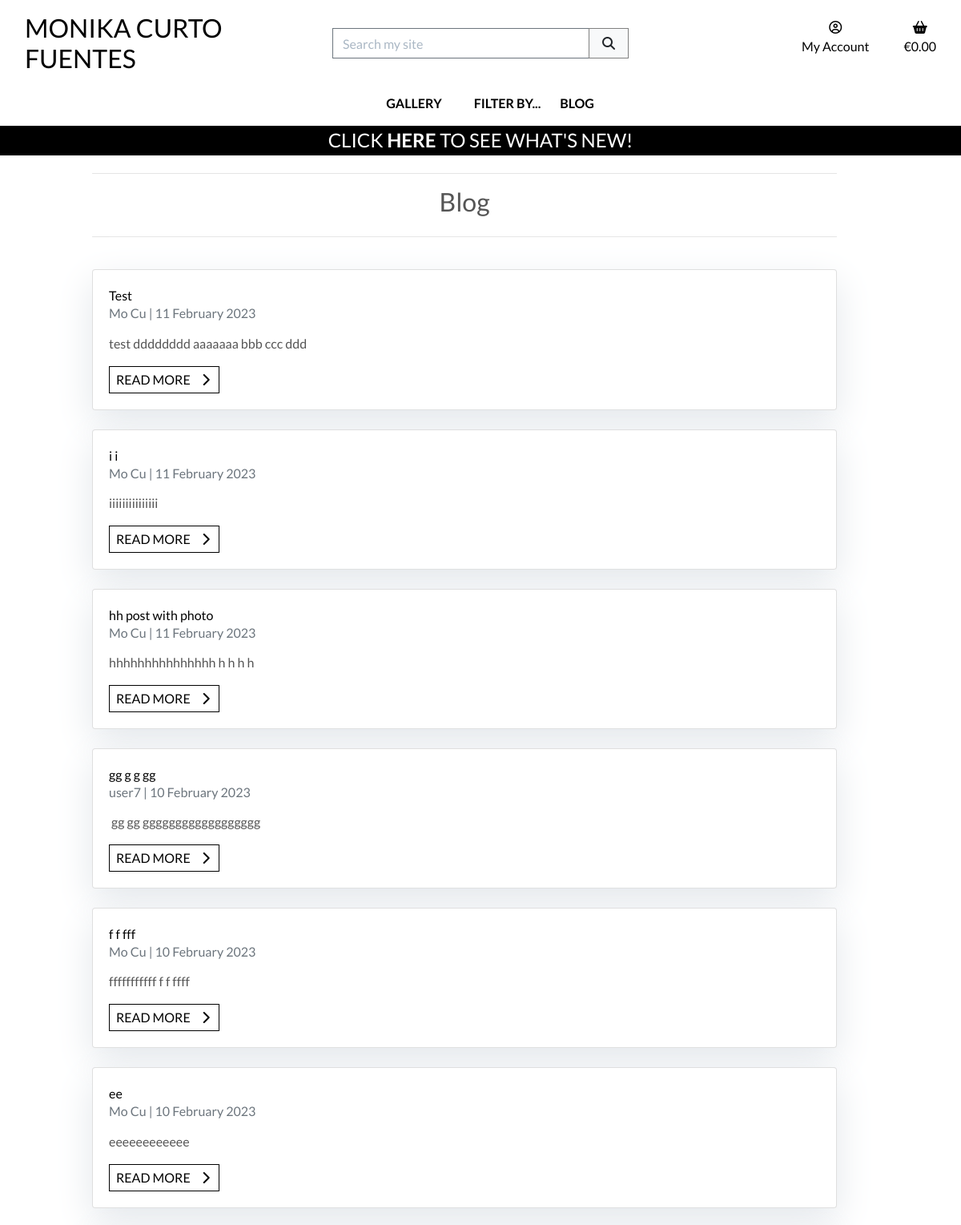
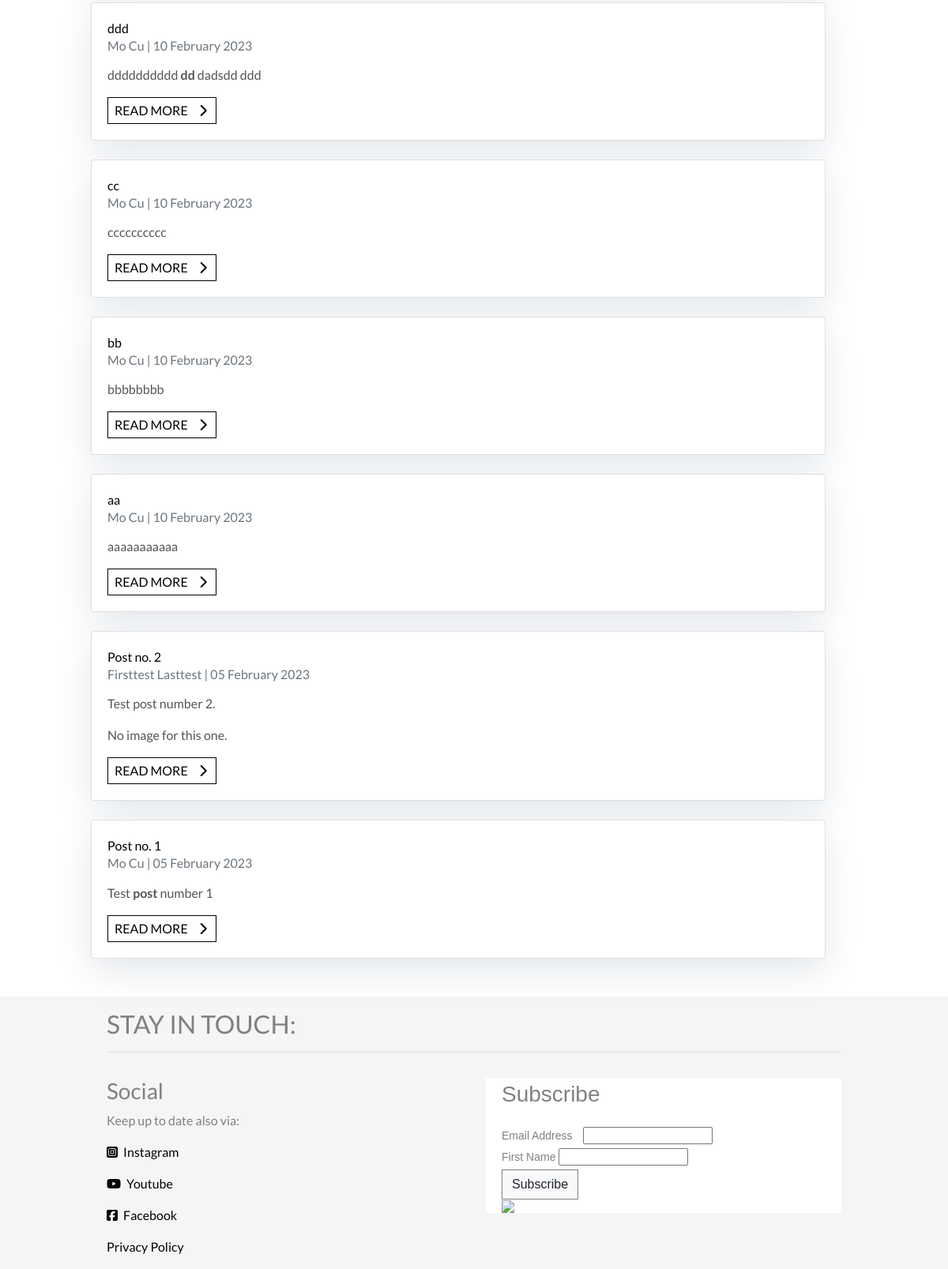
/blog/, run on an earlier commit of the app's database (2 pictures, top to bottom).
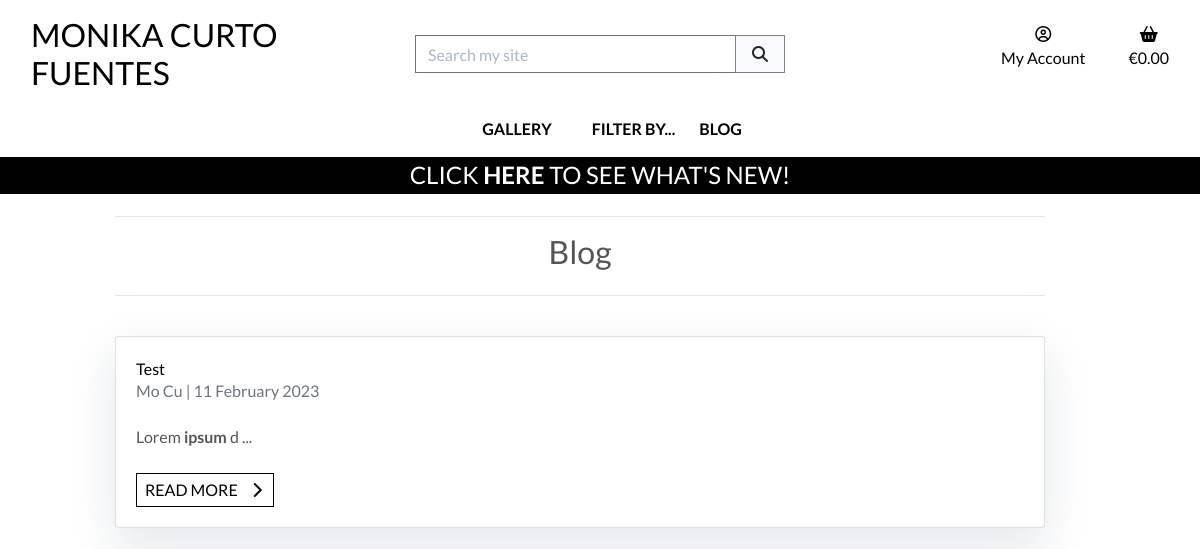
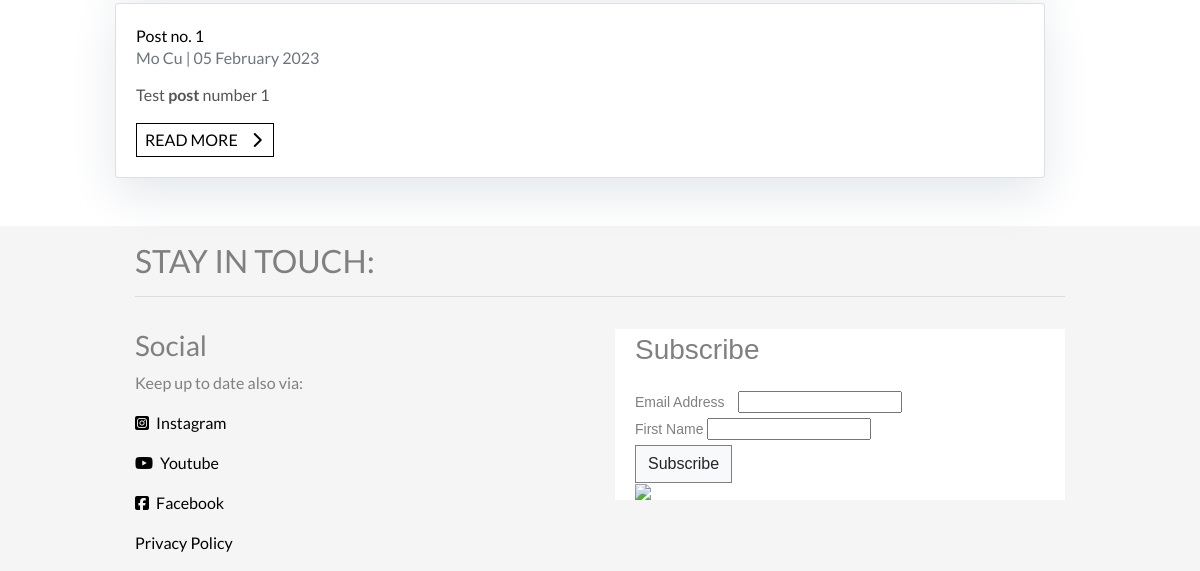
And on a later commit of the database (2 pictures, top to bottom).
### blog/models.py (models this page shows, shortened)
class Post(models.Model):
    title = models.CharField(
        max_length=150,
        unique=True)
    slug = models.SlugField(
        max_length=150,
        unique=True)
    author = models.ForeignKey(
        User,
        on_delete=models.CASCADE,
        related_name="blog_posts")
    content = models.TextField()
    featured_image = models.ImageField(
        null=True,
        blank=True)
    highlight = models.BooleanField(
        default=False)
    live = models.BooleanField(
        default=True)
    created_on = models.DateTimeField(
        auto_now_add=True)
    updated_on = models.DateTimeField(
        auto_now=True)
    class Meta:
        ordering = ['created_on']

### blog/views.py (the view)
class PostList(generic.ListView):
    model = Post
    posts = Post.objects.all()
    template_name = "blog/blog.html"
    ordering = '-created_on'
    def get_queryset(self):
        queryset = super().get_queryset()
        if self.request.user.is_staff:
            return queryset
        return queryset.filter(live=True)

### bag/contexts.py (called while the page is built, shortened)
def bag_contents(request):
    bag_items = []
    total = 0
    product_count = 0
    bag = request.session.get('bag', {})
    if total < settings.FREE_DELIVERY_THRESHOLD and total > 0:
        min_charge = settings.DELIVERY_MIN_CHARGE
        delivery = max(
            total * Decimal(settings.STANDARD_DELIVERY_PERCENTAGE / 100),
            min_charge)
        free_delivery_delta = settings.FREE_DELIVERY_THRESHOLD - total
    else:
        delivery = 0
        free_delivery_delta = 0
    grand_total = delivery + total
    context = {
        'bag_items': bag_items,
        'total': total,
        'product_count': product_count,
        'delivery': delivery,
        'free_delivery_delta': free_delivery_delta,
        'free_delivery_threshold': settings.FREE_DELIVERY_THRESHOLD,
        'grand_total': grand_total,
    }
    return context

### blog/templates/blog/blog.html (shortened to what this page needs)
{% extends "base.html" %}
{% load static %}
{% block page_header %}
    {% include "includes/page_header.html" with title="Blog" subtitle="" %}
{% endblock %}
{% block content %}
    <div class="container mb-4 col-12 col-md-10 offset-md-1">
        <div class="row">
            <div class="col">
                {% if post_list|length > 0 %}
                    {% for post in post_list %}
                        <div class="card mb-4">
                            <div class="card-body">
                                <a href="{% url 'post_detail' post.slug  %}"
                                    <h5 class="card-title">{{ post.title }}</h5>
                                </a>
                                <p class="card-text text-muted h6">
                                    {{ post.author.get_full_name|default:post.author.username }} | {{ post.created_on | date:"d F Y"}}
                                </p>
                                <p class="card-text">
                                    {{post.content|stringformat:".200s"|safe }}
                                    {% if post.content|length > 200 %}
                                        ...
                                    {% endif %}
                                </p>
                                <a href="{% url 'post_detail' post.slug  %}"
                                    class="btn btn-outline-black rounded-0 px-1 py-1">
                                    <span class="text-uppercase mx-1">Read more</span>
                                    <span class="icon">
                                        <i class="fas fa-chevron-right"></i>
                                    </span>
                                </a>
                            </div>
                        </div>
                    {% endfor %}
                {% endif %}
            </div>
        </div>
    </div>
{% endblock %}

What changed in the data, as far as the page shows it:
removed Post: title "i i", author.get_full_name "Mo Cu", created_on "11 February 2023", content "iiiiiiiiiiiiiii"
removed Post: title "hh post with photo", author.get_full_name "Mo Cu", created_on "11 February 2023", content "hhhhhhhhhhhhhhh h h h h"
removed Post: title "gg g g gg", author.get_full_name "user7", created_on "10 February 2023", content "gg gg gggggggggggggggggg"
removed Post: title "f f fff", author.get_full_name "Mo Cu", created_on "10 February 2023", content "fffffffffff f f ffff"
removed Post: title "ee", author.get_full_name "Mo Cu", created_on "10 February 2023", content "eeeeeeeeeeee"
removed Post: title "ddd", author.get_full_name "Mo Cu", created_on "10 February 2023", content "dddddddddd dd dadsdd ddd"
removed Post: title "cc", author.get_full_name "Mo Cu", created_on "10 February 2023", content "cccccccccc"
removed Post: title "bb", author.get_full_name "Mo Cu", created_on "10 February 2023", content "bbbbbbbb"
removed Post: title "aa", author.get_full_name "Mo Cu", created_on "10 February 2023", content "aaaaaaaaaaa"
removed Post: title "Post no. 2", author.get_full_name "Firsttest Lasttest", created_on "05 February 2023", content "Test post number 2. No image for this one."
changed Post "Test": content "test dddddddd aaaaaaa bbb ccc ddd" → "Lorem ipsum d"; now shows "..."
